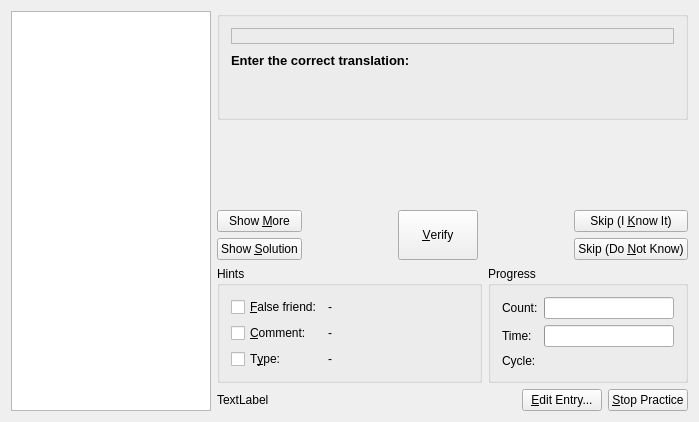
<ui version="4.0" >
 <author>Peter Hedlund &lt;peter.hedlund@kdemail.net></author>
 <class>WrittenPractice</class>
 <widget class="QWidget" name="WrittenPractice" >
  <property name="geometry" >
   <rect>
    <x>0</x>
    <y>0</y>
    <width>697</width>
    <height>422</height>
   </rect>
  </property>
  <property name="sizePolicy" >
   <sizepolicy vsizetype="Preferred" hsizetype="Preferred" >
    <horstretch>0</horstretch>
    <verstretch>0</verstretch>
   </sizepolicy>
  </property>
  <property name="minimumSize" >
   <size>
    <width>0</width>
    <height>0</height>
   </size>
  </property>
  <property name="windowTitle" >
   <string/>
  </property>
  <layout class="QHBoxLayout" >
   <item>
    <widget class="QGraphicsView" name="imageGraphicsView" >
     <property name="sizePolicy" >
      <sizepolicy vsizetype="MinimumExpanding" hsizetype="MinimumExpanding" >
       <horstretch>0</horstretch>
       <verstretch>0</verstretch>
      </sizepolicy>
     </property>
     <property name="minimumSize" >
      <size>
       <width>200</width>
       <height>200</height>
      </size>
     </property>
    </widget>
   </item>
   <item>
    <layout class="QVBoxLayout" >
     <item>
      <widget class="QGroupBox" name="groupBox" >
       <property name="title" >
        <string/>
       </property>
       <layout class="QVBoxLayout" >
        <item>
         <widget class="QLabel" name="orgField" >
          <property name="sizePolicy" >
           <sizepolicy vsizetype="Minimum" hsizetype="Expanding" >
            <horstretch>0</horstretch>
            <verstretch>0</verstretch>
           </sizepolicy>
          </property>
          <property name="frameShape" >
           <enum>QFrame::StyledPanel</enum>
          </property>
          <property name="frameShadow" >
           <enum>QFrame::Plain</enum>
          </property>
          <property name="text" >
           <string/>
          </property>
         </widget>
        </item>
        <item>
         <widget class="QLabel" name="TextLabel1" >
          <property name="sizePolicy" >
           <sizepolicy vsizetype="Fixed" hsizetype="Expanding" >
            <horstretch>0</horstretch>
            <verstretch>0</verstretch>
           </sizepolicy>
          </property>
          <property name="minimumSize" >
           <size>
            <width>0</width>
            <height>20</height>
           </size>
          </property>
          <property name="font" >
           <font>
            <family>Tahoma</family>
            <pointsize>10</pointsize>
            <weight>75</weight>
            <italic>false</italic>
            <bold>true</bold>
            <underline>false</underline>
            <strikeout>false</strikeout>
           </font>
          </property>
          <property name="text" >
           <string>Enter the correct translation:</string>
          </property>
         </widget>
        </item>
        <item>
         <widget class="QFrame" name="TranslationFrame" >
          <property name="sizePolicy" >
           <sizepolicy vsizetype="Preferred" hsizetype="Expanding" >
            <horstretch>0</horstretch>
            <verstretch>0</verstretch>
           </sizepolicy>
          </property>
          <property name="minimumSize" >
           <size>
            <width>16</width>
            <height>30</height>
           </size>
          </property>
          <property name="frameShape" >
           <enum>QFrame::NoFrame</enum>
          </property>
          <property name="frameShadow" >
           <enum>QFrame::Plain</enum>
          </property>
         </widget>
        </item>
       </layout>
      </widget>
     </item>
     <item>
      <spacer>
       <property name="orientation" >
        <enum>Qt::Vertical</enum>
       </property>
       <property name="sizeHint" >
        <size>
         <width>471</width>
         <height>16</height>
        </size>
       </property>
      </spacer>
     </item>
     <item>
      <layout class="QHBoxLayout" >
       <item>
        <layout class="QVBoxLayout" >
         <item>
          <widget class="QPushButton" name="show_more" >
           <property name="sizePolicy" >
            <sizepolicy vsizetype="Minimum" hsizetype="Minimum" >
             <horstretch>0</horstretch>
             <verstretch>0</verstretch>
            </sizepolicy>
           </property>
           <property name="minimumSize" >
            <size>
             <width>0</width>
             <height>10</height>
            </size>
           </property>
           <property name="text" >
            <string>Show &amp;More</string>
           </property>
          </widget>
         </item>
         <item>
          <widget class="QPushButton" name="show_all" >
           <property name="sizePolicy" >
            <sizepolicy vsizetype="Minimum" hsizetype="Minimum" >
             <horstretch>0</horstretch>
             <verstretch>0</verstretch>
            </sizepolicy>
           </property>
           <property name="minimumSize" >
            <size>
             <width>0</width>
             <height>10</height>
            </size>
           </property>
           <property name="text" >
            <string>Show &amp;Solution</string>
           </property>
          </widget>
         </item>
        </layout>
       </item>
       <item>
        <spacer>
         <property name="orientation" >
          <enum>Qt::Horizontal</enum>
         </property>
         <property name="sizeHint" >
          <size>
           <width>40</width>
           <height>20</height>
          </size>
         </property>
        </spacer>
       </item>
       <item>
        <widget class="QPushButton" name="verify" >
         <property name="sizePolicy" >
          <sizepolicy vsizetype="Minimum" hsizetype="Minimum" >
           <horstretch>0</horstretch>
           <verstretch>0</verstretch>
          </sizepolicy>
         </property>
         <property name="text" >
          <string>&amp;Verify</string>
         </property>
        </widget>
       </item>
       <item>
        <spacer>
         <property name="orientation" >
          <enum>Qt::Horizontal</enum>
         </property>
         <property name="sizeHint" >
          <size>
           <width>40</width>
           <height>20</height>
          </size>
         </property>
        </spacer>
       </item>
       <item>
        <layout class="QVBoxLayout" >
         <item>
          <widget class="QPushButton" name="know_it" >
           <property name="sizePolicy" >
            <sizepolicy vsizetype="Minimum" hsizetype="Minimum" >
             <horstretch>0</horstretch>
             <verstretch>0</verstretch>
            </sizepolicy>
           </property>
           <property name="text" >
            <string>Skip (I &amp;Know It)</string>
           </property>
          </widget>
         </item>
         <item>
          <widget class="QPushButton" name="dont_know" >
           <property name="sizePolicy" >
            <sizepolicy vsizetype="Minimum" hsizetype="Minimum" >
             <horstretch>0</horstretch>
             <verstretch>0</verstretch>
            </sizepolicy>
           </property>
           <property name="text" >
            <string>Skip (Do &amp;Not Know)</string>
           </property>
          </widget>
         </item>
        </layout>
       </item>
      </layout>
     </item>
     <item>
      <layout class="QHBoxLayout" >
       <item>
        <widget class="QGroupBox" name="hintGroupBox" >
         <property name="minimumSize" >
          <size>
           <width>0</width>
           <height>0</height>
          </size>
         </property>
         <property name="title" >
          <string>Hints</string>
         </property>
         <layout class="QGridLayout" >
          <item row="0" column="0" >
           <widget class="QCheckBox" name="c_falsefriend" >
            <property name="text" >
             <string>&amp;False friend:</string>
            </property>
           </widget>
          </item>
          <item row="0" column="1" >
           <widget class="QLabel" name="falseFriend" >
            <property name="sizePolicy" >
             <sizepolicy vsizetype="Minimum" hsizetype="Expanding" >
              <horstretch>0</horstretch>
              <verstretch>0</verstretch>
             </sizepolicy>
            </property>
            <property name="text" >
             <string>-</string>
            </property>
           </widget>
          </item>
          <item row="1" column="0" >
           <widget class="QCheckBox" name="c_remark" >
            <property name="text" >
             <string>&amp;Comment:</string>
            </property>
           </widget>
          </item>
          <item row="1" column="1" >
           <widget class="QLabel" name="remark" >
            <property name="sizePolicy" >
             <sizepolicy vsizetype="Minimum" hsizetype="Expanding" >
              <horstretch>0</horstretch>
              <verstretch>0</verstretch>
             </sizepolicy>
            </property>
            <property name="text" >
             <string>-</string>
            </property>
           </widget>
          </item>
          <item row="2" column="0" >
           <widget class="QCheckBox" name="c_type" >
            <property name="text" >
             <string>T&amp;ype:</string>
            </property>
           </widget>
          </item>
          <item row="2" column="1" >
           <widget class="QLabel" name="type" >
            <property name="sizePolicy" >
             <sizepolicy vsizetype="Minimum" hsizetype="Expanding" >
              <horstretch>0</horstretch>
              <verstretch>0</verstretch>
             </sizepolicy>
            </property>
            <property name="text" >
             <string>-</string>
            </property>
           </widget>
          </item>
          <item row="3" column="1" >
           <spacer>
            <property name="orientation" >
             <enum>Qt::Horizontal</enum>
            </property>
            <property name="sizeHint" >
             <size>
              <width>40</width>
              <height>0</height>
             </size>
            </property>
           </spacer>
          </item>
         </layout>
        </widget>
       </item>
       <item>
        <widget class="QGroupBox" name="progressgroup" >
         <property name="sizePolicy" >
          <sizepolicy vsizetype="Preferred" hsizetype="Preferred" >
           <horstretch>0</horstretch>
           <verstretch>0</verstretch>
          </sizepolicy>
         </property>
         <property name="minimumSize" >
          <size>
           <width>150</width>
           <height>0</height>
          </size>
         </property>
         <property name="maximumSize" >
          <size>
           <width>200</width>
           <height>16777215</height>
          </size>
         </property>
         <property name="title" >
          <string>Progress</string>
         </property>
         <layout class="QGridLayout" >
          <property name="leftMargin" >
           <number>11</number>
          </property>
          <property name="topMargin" >
           <number>11</number>
          </property>
          <property name="rightMargin" >
           <number>11</number>
          </property>
          <property name="bottomMargin" >
           <number>11</number>
          </property>
          <property name="horizontalSpacing" >
           <number>6</number>
          </property>
          <property name="verticalSpacing" >
           <number>6</number>
          </property>
          <item row="0" column="0" >
           <widget class="QLabel" name="countlabel" >
            <property name="text" >
             <string>Count:</string>
            </property>
           </widget>
          </item>
          <item row="0" column="1" >
           <widget class="QProgressBar" name="countbar" />
          </item>
          <item row="1" column="0" >
           <widget class="QLabel" name="timelabel" >
            <property name="text" >
             <string>Time:</string>
            </property>
           </widget>
          </item>
          <item row="1" column="1" >
           <widget class="QProgressBar" name="timebar" />
          </item>
          <item row="2" column="0" >
           <widget class="QLabel" name="Cyclelabel" >
            <property name="frameShape" >
             <enum>QFrame::NoFrame</enum>
            </property>
            <property name="text" >
             <string>Cycle:</string>
            </property>
           </widget>
          </item>
          <item row="2" column="1" >
           <widget class="QLabel" name="progCount" >
            <property name="sizePolicy" >
             <sizepolicy vsizetype="Minimum" hsizetype="Expanding" >
              <horstretch>0</horstretch>
              <verstretch>0</verstretch>
             </sizepolicy>
            </property>
           </widget>
          </item>
         </layout>
        </widget>
       </item>
      </layout>
     </item>
     <item>
      <layout class="QHBoxLayout" >
       <item>
        <widget class="QLabel" name="status" >
         <property name="text" >
          <string>TextLabel</string>
         </property>
        </widget>
       </item>
       <item>
        <spacer>
         <property name="orientation" >
          <enum>Qt::Horizontal</enum>
         </property>
         <property name="sizeHint" >
          <size>
           <width>40</width>
           <height>20</height>
          </size>
         </property>
        </spacer>
       </item>
       <item>
        <widget class="QPushButton" name="editEntryButton" >
         <property name="text" >
          <string>&amp;Edit Entry...</string>
         </property>
        </widget>
       </item>
       <item>
        <widget class="QPushButton" name="stopPracticeButton" >
         <property name="text" >
          <string>&amp;Stop Practice</string>
         </property>
        </widget>
       </item>
      </layout>
     </item>
    </layout>
   </item>
  </layout>
 </widget>
 <layoutdefault spacing="6" margin="11" />
 <resources/>
 <connections/>
</ui>
